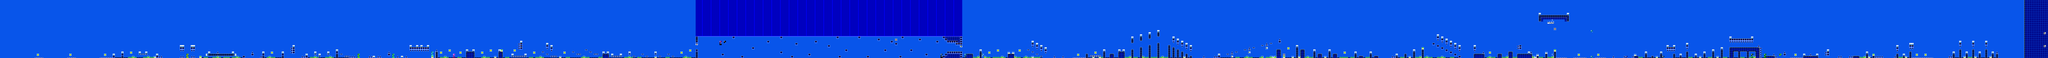

A 2D game scene composited from a Tiled map and its tileset images. What follows is a short description and the map's XML, with each tile layer's data collapsed to a summary:
An orthogonal 945x27 tile map with 16x16 px tiles, 2 tile layers (SP, ...), 2 tilesets.

<map version="1.10" tiledversion="1.10.2" orientation="orthogonal" renderorder="right-down" width="945" height="27" tilewidth="16" tileheight="16" infinite="0" nextlayerid="3" nextobjectid="1">
 <editorsettings>
  <export target="polargeist.csv" format="csv" />
 </editorsettings>
 <tileset firstgid="1" name="famidash" tilewidth="16" tileheight="16" tilecount="240" columns="16">
  <image source="../../GRAPHICS/famidash.bmp" width="256" height="240" />
 </tileset>
 <tileset firstgid="241" name="sprites" tilewidth="16" tileheight="16" tilecount="256" columns="16">
  <image source="../../GRAPHICS/sprites.png" width="256" height="256" />
 </tileset>
 <layer id="1" width="945" height="27">
  <data>[25515 cells, 25515 non-empty, 33 distinct tile ids]</data>
 </layer>
 <layer id="2" name="SP" width="945" height="27">
  <data>[25515 cells, 243 non-empty, 44 distinct tile ids]</data>
 </layer>
</map>
